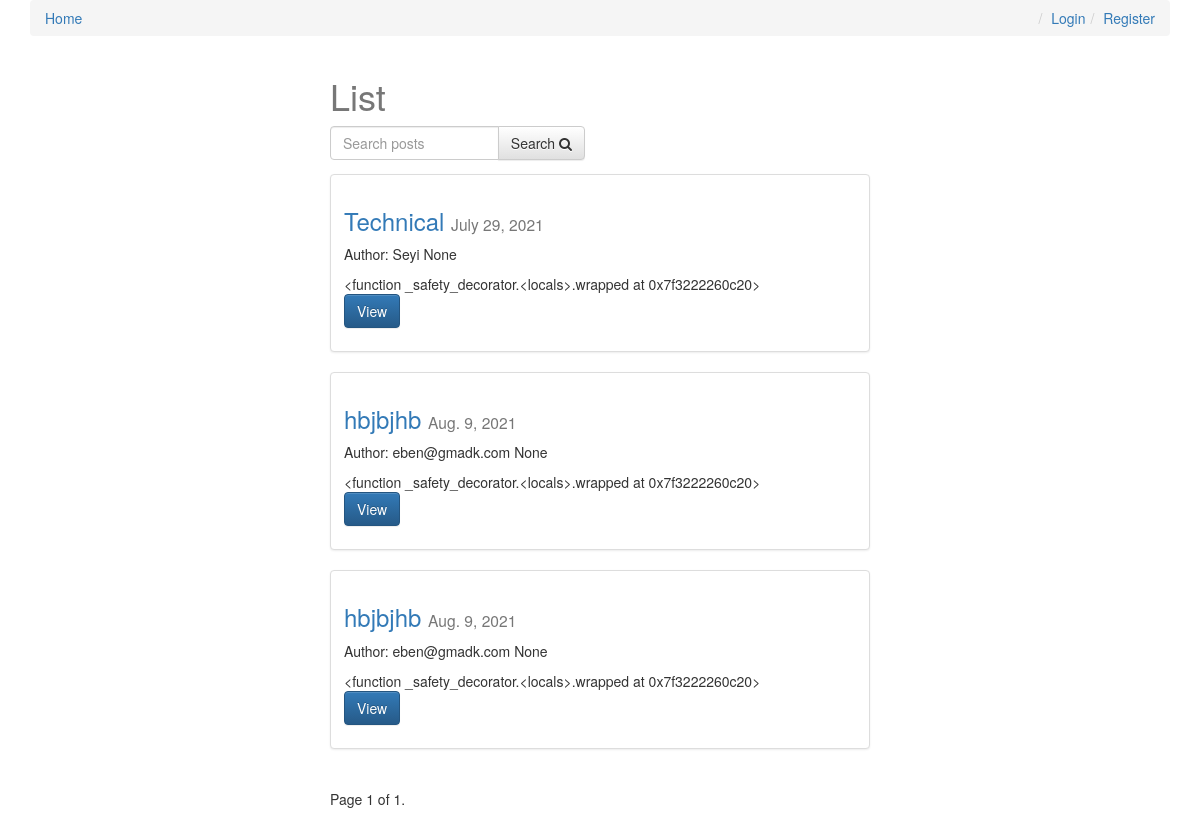
Before: / with the older database file.
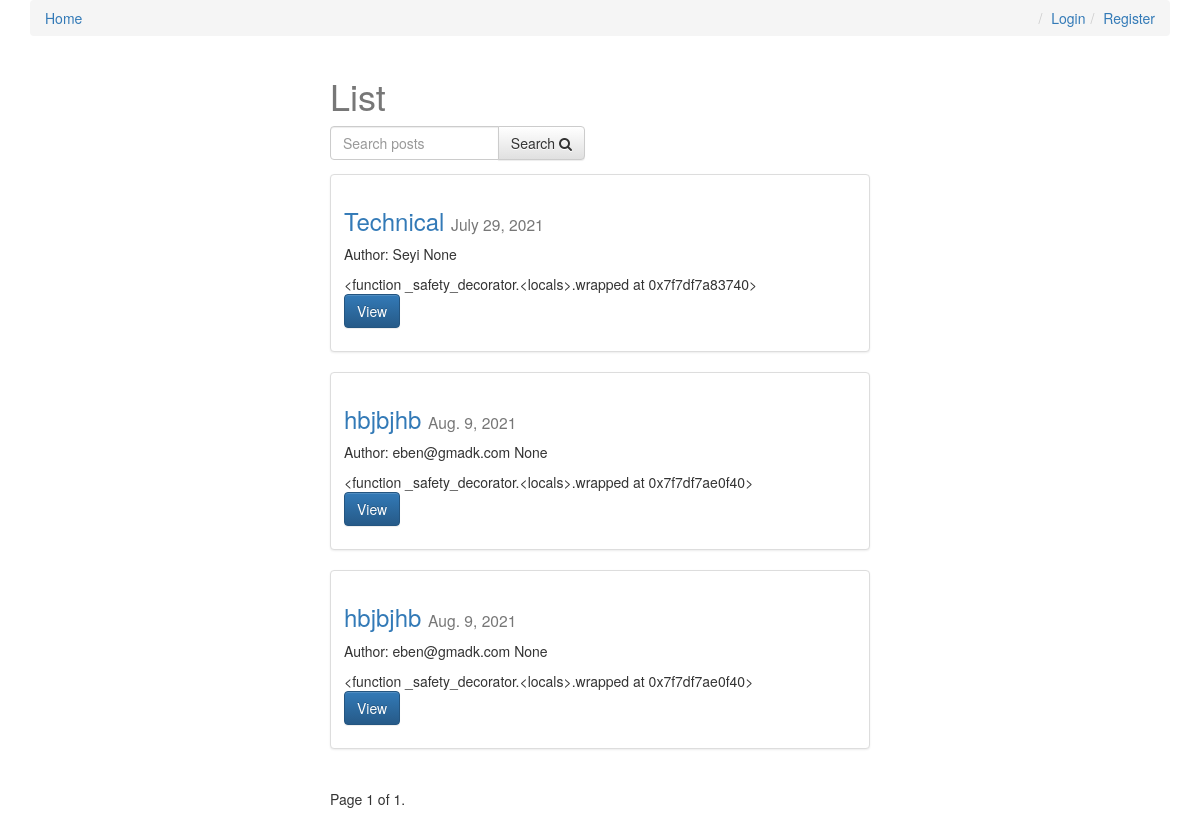
After: the same page with the newer database file.
### posts/models.py (models this page shows, shortened)
class Post(models.Model):
    id = models.AutoField(primary_key=True)
    user = models.ForeignKey(settings.AUTH_USER_MODEL, on_delete=models.CASCADE)
    title = models.CharField(max_length=120)
    slug = models.SlugField(unique=True)
    image = models.ImageField(upload_to=upload_location,
            null=True,
            blank=True,
            width_field="width_field",
            height_field="height_field")
    height_field = models.IntegerField(default=0)
    width_field = models.IntegerField(default=0)
    content = models.TextField()
    draft = models.BooleanField(default=False)
    publish = models.DateField(auto_now=False, auto_now_add=False)
    read_time =  models.IntegerField(default=0) # models.TimeField(null=True, blank=True) #assume minutes
    updated = models.DateTimeField(auto_now=True, auto_now_add=False)
    timestamp = models.DateTimeField(auto_now=False, auto_now_add=True)
    objects = PostManager()
    def get_absolute_url(self):
        return reverse("posts:detail", kwargs={"slug": self.slug})
    class Meta:
        ordering = ["-timestamp", "-updated"]
    def get_markdown(self):
        content = self.content
        markdown_text = markdown(content)
        return mark_safe(markdown_text)

### accounts/models.py (models this page shows, shortened)
class User(AbstractBaseUser, PermissionsMixin):
    auto_password = models.CharField(
        _('auto_password'), max_length=128, null=True)
    email = models.EmailField(_('email address'), unique=True)
    date_joined = models.DateTimeField(_('date joined'), auto_now_add=True)
    regular_email_status = models.DateTimeField(
        _('regular email status'), null=True)
    token_email_status = models.DateTimeField(
        _('token email status'), null=True)
    is_active = models.BooleanField(_('active'), default=True)
    is_staff = models.BooleanField(
        _('staff status'),
        default=False,
        help_text=_(
            'Designates whether the user can log into this admin site.'),
    )
    remember_token = models.CharField(max_length=255, null=True)
    avatar = models.ImageField(upload_to='avatars/', null=True, blank=True)
    is_verified = models.BooleanField(
        _('user verified'),
        default=False,
        help_text=_('Designates whether the user is verified using email.'),
    )
    is_blocked = models.BooleanField(
        _('account block'),
        default=True,
        help_text=_('Designates whether the user is blocked.'),
    )
    is_suspended = models.BooleanField(
        _('account suspend status'),
        default=False,
        help_text=_('Check if user account has been suspended.'),
    )
    deleted_at = models.DateTimeField(null=True)
    objects = UserManager()
    USERNAME_FIELD = 'email'
    EMAIL_FIELD = 'email'
    REQUIRED_FIELDS = []
    class Meta:
        verbose_name = _('user')
        verbose_name_plural = _('users')
        db_table = "users"
    def get_full_name(self):
        try:
            profile = Profile.objects.get(user=self.pk)
            full_name = '%s %s' % (profile.last_name, profile.first_name)
            return full_name.strip()
        except:
            return '%s - Regular not fully registered' % self.email

class Profile(models.Model):
    user = models.OneToOneField('User', on_delete=models.CASCADE)
    avatar = models.FileField(upload_to=get_image_path, blank=True, null=True)
    last_name = models.CharField(max_length=30, null=True, blank=True)
    first_name = models.CharField(max_length=30, null=True, blank=True)
    dob = models.DateField(null=True, blank=True)
    phone = models.CharField(max_length=255, null=True, blank=True)
    state = models.CharField(max_length=50, null=True, blank=True)
    country = models.CharField(max_length=50, null=True, blank=True)
    address = models.CharField(max_length=50, null=True, blank=True)
    created_at = models.DateField(default=datetime.today)
    updated_at = models.DateTimeField(auto_now=True)
    class Meta:
        verbose_name = _('Profile')
        verbose_name_plural = _('Profiles')
        db_table = "profiles"

### posts/views.py (the view, shortened to what this page needs)
# urls.py: path('', post_list, name='list'),
def post_list(request):
	today = timezone.now().date()
	queryset_list = Post.objects.active() #.order_by("-timestamp")
	if request.user.is_staff or request.user.is_superuser:
		queryset_list = Post.objects.all()
	query = request.GET.get("q")
	paginator = Paginator(queryset_list, 8) # Show 25 contacts per page
	page_request_var = "page"
	page = request.GET.get(page_request_var)
	try:
		queryset = paginator.page(page)
	except PageNotAnInteger:
		queryset = paginator.page(1)
	except EmptyPage:
		queryset = paginator.page(paginator.num_pages)
	context = {
		"object_list": queryset,
		"title": "List",
		"page_request_var": page_request_var,
		"today": today,
	}
	return render(request, "post_list.html", context)

### posts/models.py (called while the page is built)
    def active(self, *args, **kwargs):
        return super(PostManager, self).filter(draft=False).filter(publish__lte=timezone.now())

### templates/post_list.html (shortened to what this page needs)
{% extends "base.html" %}
{% block content %}
<div class='col-sm-6 col-sm-offset-3'>
    <h1>{{ title }}</h1>
<form method='GET' action='' class='row'>
        <div class='col-sm-6'>
            <div class='input-group'>
                <input class='form-control' type='text' name='q' placeholder='Search posts' value='{{ request.GET.q }}'/>
                <span class='input-group-btn'>
                    <button class='btn btn-default' type='submit'>Search <i class="fa fa-search"></i></button>
                </span>
            </div>
        </div>
</form>
{% for obj in object_list %}
<div class="row">
  <div class="col-sm-12">
    <div class="thumbnail">
      <div class="caption post-detail-item">
        <h3><a href='{{ obj.get_absolute_url }}'>{{ obj.title }}</a> <small>{{ obj.publish }}</small></h3>
        {% if obj.user.get_full_name %}<p>Author: {{ obj.user.get_full_name }}</p>{% endif %}
        {{ obj.get_markdown|truncatechars_html:120 }}
        <p><a href="{{ obj.get_absolute_url }}" class="btn btn-primary" role="button">View</a></p>
      </div>
    </div>
  </div>
</div>
{% endfor %}
<div class="pagination">
    <span class="step-links">
        <span class="current">
            Page {{ object_list.number }} of {{ object_list.paginator.num_pages }}.
        </span>
    </span>
</div>
</div>
{% endblock content %}

### templates/base.html (shortened to what this page needs)
{% load static %}
<html>
<head>
<link rel="stylesheet" href="https://maxcdn.bootstrapcdn.com/bootstrap/3.3.6/css/bootstrap.min.css">
<link rel="stylesheet" href="https://maxcdn.bootstrapcdn.com/bootstrap/3.3.6/css/bootstrap-theme.min.css">
<link rel='stylesheet' href='https://maxcdn.bootstrapcdn.com/font-awesome/4.5.0/css/font-awesome.min.css' >
<link rel='stylesheet' href='{% static "css/base.css" %}' />
</head>
<body>
<div class='container'>
    <ol class='breadcrumb'>
        <li><a href='{% url "posts:list" %}'>Home</a></li>
        {% if not request.user.is_authenticated %}
        <li class='pull-right'><a href='{% url "register" %}'>Register</a></li>
        <li class='pull-right'><a href='{% url "login" %}'>Login</a></li>
        {% else %}
        <li class='pull-right'><a href='{% url "logout" %}'>Logout</a></li>
        {% endif %}
    </ol>
{% block content %}{% endblock content %}
</div>
</body>
</html>

### static/css/base.css (style rules this page uses)
h1 { color: #777777; }

Changed rows visible on the page:
changed Post "Technical": get_markdown "<function _safety_decorator.<locals>.wrapped at 0x7f3222260c20>" → "<function _safety_decorator.<locals>.wrapped at 0x7f7df7a83740>"
computed for Post (number 2 of 3 on the later page): get_markdown "<function _safety_decorator.<locals>.wrapped at 0x7f3222260c20>" → "<function _safety_decorator.<locals>.wrapped at 0x7f7df7ae0f40>"
computed for Post (number 3 of 3 on the later page): get_markdown "<function _safety_decorator.<locals>.wrapped at 0x7f3222260c20>" → "<function _safety_decorator.<locals>.wrapped at 0x7f7df7ae0f40>"
